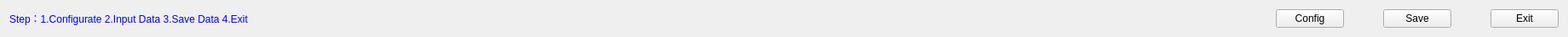
  <widget class="QWidget" name="layoutWidget">
   <property name="geometry">
    <rect>
     <x>30</x>
     <y>800</y>
     <width>1841</width>
     <height>37</height>
    </rect>
   </property>
   <layout class="QHBoxLayout" name="horizontalLayout">
    <item>
     <widget class="QLabel" name="label_27">
      <property name="text">
       <string>&lt;html&gt;&lt;head/&gt;&lt;body&gt;&lt;p&gt;&lt;span style=&quot; color:#0000ff;&quot;&gt;Step：1.Configurate 2.Input Data 3.Save Data 4.Exit&lt;/span&gt;&lt;/p&gt;&lt;/body&gt;&lt;/html&gt;</string>
      </property>
     </widget>
    </item>
    <item>
     <spacer name="horizontalSpacer">
      <property name="orientation">
       <enum>Qt::Horizontal</enum>
      </property>
      <property name="sizeHint" stdset="0">
       <size>
        <width>40</width>
        <height>20</height>
       </size>
      </property>
     </spacer>
    </item>
    <item>
     <widget class="QPushButton" name="btn_param">
      <property name="enabled">
       <bool>true</bool>
      </property>
      <property name="text">
       <string>Config</string>
      </property>
      <property name="icon">
       <iconset>
        <normaloff>../img/param.png</normaloff>../img/param.png</iconset>
      </property>
     </widget>
    </item>
    <item>
     <spacer name="horizontalSpacer_2">
      <property name="orientation">
       <enum>Qt::Horizontal</enum>
      </property>
      <property name="sizeType">
       <enum>QSizePolicy::Preferred</enum>
      </property>
      <property name="sizeHint" stdset="0">
       <size>
        <width>40</width>
        <height>20</height>
       </size>
      </property>
     </spacer>
    </item>
    <item>
     <widget class="QPushButton" name="btn_save">
      <property name="enabled">
       <bool>true</bool>
      </property>
      <property name="text">
       <string>Save</string>
      </property>
      <property name="icon">
       <iconset>
        <normaloff>../img/save.png</normaloff>../img/save.png</iconset>
      </property>
     </widget>
    </item>
    <item>
     <spacer name="horizontalSpacer_3">
      <property name="orientation">
       <enum>Qt::Horizontal</enum>
      </property>
      <property name="sizeType">
       <enum>QSizePolicy::Preferred</enum>
      </property>
      <property name="sizeHint" stdset="0">
       <size>
        <width>40</width>
        <height>20</height>
       </size>
      </property>
     </spacer>
    </item>
    <item>
     <widget class="QPushButton" name="btn_exit">
      <property name="text">
       <string>Exit</string>
      </property>
      <property name="icon">
       <iconset>
        <normaloff>../img/exit.png</normaloff>../img/exit.png</iconset>
      </property>
     </widget>
    </item>
   </layout>
  </widget>
